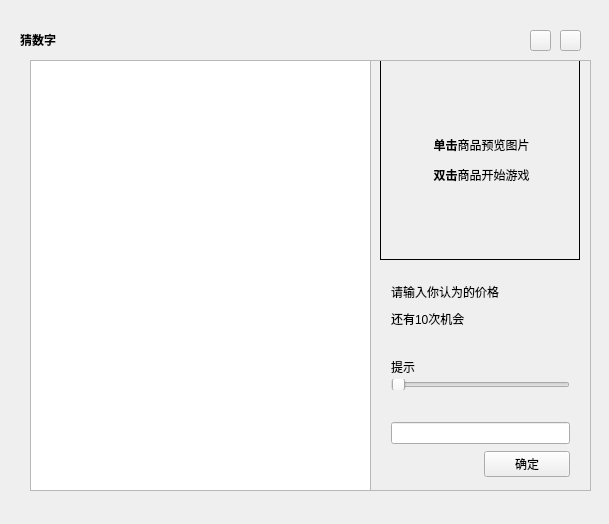
<?xml version="1.0" encoding="UTF-8"?>
<ui version="4.0">
 <class>MainWindow</class>
 <widget class="QMainWindow" name="MainWindow">
  <property name="windowModality">
   <enum>Qt::NonModal</enum>
  </property>
  <property name="geometry">
   <rect>
    <x>0</x>
    <y>0</y>
    <width>609</width>
    <height>524</height>
   </rect>
  </property>
  <property name="windowTitle">
   <string>猜数字</string>
  </property>
  <property name="unifiedTitleAndToolBarOnMac">
   <bool>false</bool>
  </property>
  <widget class="QWidget" name="centralWidget">
   <widget class="QTableView" name="tableView">
    <property name="geometry">
     <rect>
      <x>30</x>
      <y>60</y>
      <width>341</width>
      <height>431</height>
     </rect>
    </property>
    <property name="horizontalScrollBarPolicy">
     <enum>Qt::ScrollBarAlwaysOff</enum>
    </property>
    <property name="selectionMode">
     <enum>QAbstractItemView::SingleSelection</enum>
    </property>
    <property name="selectionBehavior">
     <enum>QAbstractItemView::SelectRows</enum>
    </property>
    <property name="showGrid">
     <bool>true</bool>
    </property>
    <property name="sortingEnabled">
     <bool>false</bool>
    </property>
    <property name="wordWrap">
     <bool>true</bool>
    </property>
    <property name="cornerButtonEnabled">
     <bool>true</bool>
    </property>
   </widget>
   <widget class="QLabel" name="label_Pic">
    <property name="geometry">
     <rect>
      <x>380</x>
      <y>60</y>
      <width>200</width>
      <height>200</height>
     </rect>
    </property>
    <property name="frameShape">
     <enum>QFrame::Box</enum>
    </property>
    <property name="frameShadow">
     <enum>QFrame::Plain</enum>
    </property>
    <property name="text">
     <string>&lt;html&gt;&lt;head/&gt;&lt;body&gt;&lt;p align=&quot;center&quot;&gt;&lt;span style=&quot; font-weight:600;&quot;&gt;单击&lt;/span&gt;商品预览图片&lt;/p&gt;&lt;p align=&quot;center&quot;&gt;&lt;span style=&quot; font-weight:600;&quot;&gt;双击&lt;/span&gt;商品开始游戏&lt;/p&gt;&lt;/body&gt;&lt;/html&gt;</string>
    </property>
   </widget>
   <widget class="QFrame" name="frame">
    <property name="geometry">
     <rect>
      <x>30</x>
      <y>60</y>
      <width>561</width>
      <height>431</height>
     </rect>
    </property>
    <property name="frameShape">
     <enum>QFrame::StyledPanel</enum>
    </property>
    <property name="frameShadow">
     <enum>QFrame::Raised</enum>
    </property>
    <widget class="QTableView" name="tableView_2">
     <property name="geometry">
      <rect>
       <x>0</x>
       <y>0</y>
       <width>341</width>
       <height>431</height>
      </rect>
     </property>
     <property name="horizontalScrollBarPolicy">
      <enum>Qt::ScrollBarAlwaysOff</enum>
     </property>
     <property name="selectionMode">
      <enum>QAbstractItemView::SingleSelection</enum>
     </property>
     <property name="selectionBehavior">
      <enum>QAbstractItemView::SelectRows</enum>
     </property>
     <property name="showGrid">
      <bool>true</bool>
     </property>
     <property name="sortingEnabled">
      <bool>false</bool>
     </property>
     <property name="wordWrap">
      <bool>true</bool>
     </property>
     <property name="cornerButtonEnabled">
      <bool>true</bool>
     </property>
    </widget>
    <widget class="QWidget" name="layoutWidget">
     <property name="geometry">
      <rect>
       <x>350</x>
       <y>210</y>
       <width>201</width>
       <height>70</height>
      </rect>
     </property>
     <layout class="QVBoxLayout" name="verticalLayout">
      <item>
       <widget class="QLabel" name="label_3">
        <property name="text">
         <string>请输入你认为的价格</string>
        </property>
       </widget>
      </item>
      <item>
       <widget class="QLabel" name="label_chance">
        <property name="text">
         <string>还有10次机会</string>
        </property>
       </widget>
      </item>
     </layout>
    </widget>
    <widget class="QWidget" name="layoutWidget">
     <property name="geometry">
      <rect>
       <x>350</x>
       <y>350</y>
       <width>201</width>
       <height>81</height>
      </rect>
     </property>
     <layout class="QGridLayout" name="gridLayout">
      <item row="1" column="1">
       <widget class="QPushButton" name="pushButton">
        <property name="text">
         <string>确定</string>
        </property>
       </widget>
      </item>
      <item row="0" column="0" colspan="2">
       <widget class="QLineEdit" name="lineEdit"/>
      </item>
     </layout>
    </widget>
    <widget class="QWidget" name="layoutWidget_2">
     <property name="geometry">
      <rect>
       <x>350</x>
       <y>290</y>
       <width>201</width>
       <height>51</height>
      </rect>
     </property>
     <layout class="QVBoxLayout" name="verticalLayout_2">
      <item>
       <widget class="QLabel" name="label_hint">
        <property name="text">
         <string>提示</string>
        </property>
       </widget>
      </item>
      <item>
       <widget class="QSlider" name="horizontalSlider">
        <property name="orientation">
         <enum>Qt::Horizontal</enum>
        </property>
       </widget>
      </item>
     </layout>
    </widget>
   </widget>
   <widget class="QLabel" name="label_4">
    <property name="geometry">
     <rect>
      <x>20</x>
      <y>30</y>
      <width>91</width>
      <height>21</height>
     </rect>
    </property>
    <property name="text">
     <string>&lt;html&gt;&lt;head/&gt;&lt;body&gt;&lt;p&gt;&lt;span style=&quot; font-weight:600;&quot;&gt;猜数字&lt;/span&gt;&lt;/p&gt;&lt;/body&gt;&lt;/html&gt;</string>
    </property>
   </widget>
   <widget class="QPushButton" name="pushButton_4">
    <property name="geometry">
     <rect>
      <x>530</x>
      <y>30</y>
      <width>21</width>
      <height>21</height>
     </rect>
    </property>
    <property name="text">
     <string/>
    </property>
   </widget>
   <widget class="QPushButton" name="pushButton_3">
    <property name="geometry">
     <rect>
      <x>560</x>
      <y>30</y>
      <width>21</width>
      <height>21</height>
     </rect>
    </property>
    <property name="text">
     <string/>
    </property>
   </widget>
  </widget>
 </widget>
 <layoutdefault spacing="6" margin="11"/>
 <resources/>
 <connections>
  <connection>
   <sender>pushButton_3</sender>
   <signal>clicked()</signal>
   <receiver>MainWindow</receiver>
   <slot>close()</slot>
   <hints>
    <hint type="sourcelabel">
     <x>560</x>
     <y>30</y>
    </hint>
    <hint type="destinationlabel">
     <x>298</x>
     <y>250</y>
    </hint>
   </hints>
  </connection>
  <connection>
   <sender>lineEdit</sender>
   <signal>returnPressed()</signal>
   <receiver>pushButton</receiver>
   <slot>click()</slot>
   <hints>
    <hint type="sourcelabel">
     <x>470</x>
     <y>430</y>
    </hint>
    <hint type="destinationlabel">
     <x>521</x>
     <y>468</y>
    </hint>
   </hints>
  </connection>
 </connections>
</ui>
